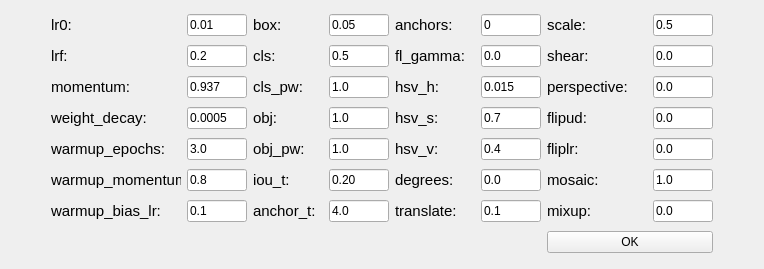
<?xml version="1.0" encoding="UTF-8"?>
<ui version="4.0">
 <class>Form</class>
 <widget class="QWidget" name="Form">
  <property name="geometry">
   <rect>
    <x>0</x>
    <y>0</y>
    <width>764</width>
    <height>269</height>
   </rect>
  </property>
  <property name="windowTitle">
   <string>Form</string>
  </property>
  <layout class="QHBoxLayout" name="horizontalLayout">
   <item>
    <layout class="QGridLayout" name="gridLayout">
     <item row="4" column="0">
      <layout class="QHBoxLayout" name="horizontalLayout_51">
       <item>
        <widget class="QLabel" name="label_51">
         <property name="minimumSize">
          <size>
           <width>130</width>
           <height>0</height>
          </size>
         </property>
         <property name="maximumSize">
          <size>
           <width>110</width>
           <height>16777215</height>
          </size>
         </property>
         <property name="font">
          <font>
           <pointsize>11</pointsize>
          </font>
         </property>
         <property name="text">
          <string>warmup_epochs:</string>
         </property>
        </widget>
       </item>
       <item>
        <widget class="QLineEdit" name="lineEdit_51">
         <property name="minimumSize">
          <size>
           <width>60</width>
           <height>0</height>
          </size>
         </property>
         <property name="maximumSize">
          <size>
           <width>60</width>
           <height>16777215</height>
          </size>
         </property>
         <property name="text">
          <string>3.0</string>
         </property>
        </widget>
       </item>
      </layout>
     </item>
     <item row="5" column="1">
      <layout class="QHBoxLayout" name="horizontalLayout_56">
       <item>
        <widget class="QLabel" name="label_56">
         <property name="minimumSize">
          <size>
           <width>70</width>
           <height>0</height>
          </size>
         </property>
         <property name="maximumSize">
          <size>
           <width>70</width>
           <height>16777215</height>
          </size>
         </property>
         <property name="font">
          <font>
           <pointsize>11</pointsize>
          </font>
         </property>
         <property name="text">
          <string>iou_t:</string>
         </property>
        </widget>
       </item>
       <item>
        <widget class="QLineEdit" name="lineEdit_56">
         <property name="minimumSize">
          <size>
           <width>60</width>
           <height>0</height>
          </size>
         </property>
         <property name="maximumSize">
          <size>
           <width>60</width>
           <height>16777215</height>
          </size>
         </property>
         <property name="text">
          <string>0.20</string>
         </property>
        </widget>
       </item>
      </layout>
     </item>
     <item row="3" column="0">
      <layout class="QHBoxLayout" name="horizontalLayout_50">
       <item>
        <widget class="QLabel" name="label_50">
         <property name="minimumSize">
          <size>
           <width>130</width>
           <height>0</height>
          </size>
         </property>
         <property name="maximumSize">
          <size>
           <width>110</width>
           <height>16777215</height>
          </size>
         </property>
         <property name="font">
          <font>
           <pointsize>11</pointsize>
          </font>
         </property>
         <property name="text">
          <string>weight_decay:</string>
         </property>
        </widget>
       </item>
       <item>
        <widget class="QLineEdit" name="lineEdit_50">
         <property name="minimumSize">
          <size>
           <width>60</width>
           <height>0</height>
          </size>
         </property>
         <property name="maximumSize">
          <size>
           <width>60</width>
           <height>16777215</height>
          </size>
         </property>
         <property name="text">
          <string>0.0005</string>
         </property>
        </widget>
       </item>
      </layout>
     </item>
     <item row="5" column="3">
      <layout class="QHBoxLayout" name="horizontalLayout_74">
       <item>
        <widget class="QLabel" name="label_74">
         <property name="minimumSize">
          <size>
           <width>100</width>
           <height>0</height>
          </size>
         </property>
         <property name="maximumSize">
          <size>
           <width>100</width>
           <height>16777215</height>
          </size>
         </property>
         <property name="font">
          <font>
           <pointsize>11</pointsize>
          </font>
         </property>
         <property name="text">
          <string>mosaic:</string>
         </property>
        </widget>
       </item>
       <item>
        <widget class="QLineEdit" name="lineEdit_74">
         <property name="minimumSize">
          <size>
           <width>60</width>
           <height>0</height>
          </size>
         </property>
         <property name="maximumSize">
          <size>
           <width>60</width>
           <height>16777215</height>
          </size>
         </property>
         <property name="text">
          <string>1.0</string>
         </property>
        </widget>
       </item>
      </layout>
     </item>
     <item row="2" column="2">
      <layout class="QHBoxLayout" name="horizontalLayout_64">
       <item>
        <widget class="QLabel" name="label_64">
         <property name="minimumSize">
          <size>
           <width>80</width>
           <height>0</height>
          </size>
         </property>
         <property name="maximumSize">
          <size>
           <width>80</width>
           <height>16777215</height>
          </size>
         </property>
         <property name="font">
          <font>
           <pointsize>11</pointsize>
          </font>
         </property>
         <property name="text">
          <string>hsv_h:</string>
         </property>
        </widget>
       </item>
       <item>
        <widget class="QLineEdit" name="lineEdit_64">
         <property name="minimumSize">
          <size>
           <width>60</width>
           <height>0</height>
          </size>
         </property>
         <property name="maximumSize">
          <size>
           <width>60</width>
           <height>16777215</height>
          </size>
         </property>
         <property name="text">
          <string>0.015</string>
         </property>
        </widget>
       </item>
      </layout>
     </item>
     <item row="5" column="2">
      <layout class="QHBoxLayout" name="horizontalLayout_67">
       <item>
        <widget class="QLabel" name="label_67">
         <property name="minimumSize">
          <size>
           <width>80</width>
           <height>0</height>
          </size>
         </property>
         <property name="maximumSize">
          <size>
           <width>80</width>
           <height>16777215</height>
          </size>
         </property>
         <property name="font">
          <font>
           <pointsize>11</pointsize>
          </font>
         </property>
         <property name="text">
          <string>degrees:</string>
         </property>
        </widget>
       </item>
       <item>
        <widget class="QLineEdit" name="lineEdit_67">
         <property name="minimumSize">
          <size>
           <width>60</width>
           <height>0</height>
          </size>
         </property>
         <property name="maximumSize">
          <size>
           <width>60</width>
           <height>16777215</height>
          </size>
         </property>
         <property name="text">
          <string>0.0</string>
         </property>
        </widget>
       </item>
      </layout>
     </item>
     <item row="2" column="1">
      <layout class="QHBoxLayout" name="horizontalLayout_60">
       <item>
        <widget class="QLabel" name="label_60">
         <property name="minimumSize">
          <size>
           <width>70</width>
           <height>0</height>
          </size>
         </property>
         <property name="maximumSize">
          <size>
           <width>70</width>
           <height>16777215</height>
          </size>
         </property>
         <property name="font">
          <font>
           <pointsize>11</pointsize>
          </font>
         </property>
         <property name="text">
          <string>cls_pw:</string>
         </property>
        </widget>
       </item>
       <item>
        <widget class="QLineEdit" name="lineEdit_60">
         <property name="minimumSize">
          <size>
           <width>60</width>
           <height>0</height>
          </size>
         </property>
         <property name="maximumSize">
          <size>
           <width>60</width>
           <height>16777215</height>
          </size>
         </property>
         <property name="text">
          <string>1.0</string>
         </property>
        </widget>
       </item>
      </layout>
     </item>
     <item row="1" column="2">
      <layout class="QHBoxLayout" name="horizontalLayout_66">
       <item>
        <widget class="QLabel" name="label_66">
         <property name="minimumSize">
          <size>
           <width>80</width>
           <height>0</height>
          </size>
         </property>
         <property name="maximumSize">
          <size>
           <width>80</width>
           <height>16777215</height>
          </size>
         </property>
         <property name="font">
          <font>
           <pointsize>11</pointsize>
          </font>
         </property>
         <property name="text">
          <string>fl_gamma:</string>
         </property>
        </widget>
       </item>
       <item>
        <widget class="QLineEdit" name="lineEdit_66">
         <property name="minimumSize">
          <size>
           <width>60</width>
           <height>0</height>
          </size>
         </property>
         <property name="maximumSize">
          <size>
           <width>60</width>
           <height>16777215</height>
          </size>
         </property>
         <property name="text">
          <string>0.0</string>
         </property>
        </widget>
       </item>
      </layout>
     </item>
     <item row="1" column="0">
      <layout class="QHBoxLayout" name="horizontalLayout_48">
       <item>
        <widget class="QLabel" name="label_48">
         <property name="minimumSize">
          <size>
           <width>130</width>
           <height>0</height>
          </size>
         </property>
         <property name="maximumSize">
          <size>
           <width>110</width>
           <height>16777215</height>
          </size>
         </property>
         <property name="font">
          <font>
           <pointsize>11</pointsize>
          </font>
         </property>
         <property name="toolTip">
          <string>&lt;html&gt;&lt;head/&gt;&lt;body&gt;&lt;p&gt;final OneCycleLR learning rate (lr0 * lrf)&lt;/p&gt;&lt;/body&gt;&lt;/html&gt;</string>
         </property>
         <property name="text">
          <string>lrf:</string>
         </property>
        </widget>
       </item>
       <item>
        <widget class="QLineEdit" name="lineEdit_48">
         <property name="minimumSize">
          <size>
           <width>60</width>
           <height>0</height>
          </size>
         </property>
         <property name="maximumSize">
          <size>
           <width>60</width>
           <height>16777215</height>
          </size>
         </property>
         <property name="text">
          <string>0.2</string>
         </property>
        </widget>
       </item>
      </layout>
     </item>
     <item row="6" column="3">
      <layout class="QHBoxLayout" name="horizontalLayout_75">
       <item>
        <widget class="QLabel" name="label_75">
         <property name="minimumSize">
          <size>
           <width>100</width>
           <height>0</height>
          </size>
         </property>
         <property name="maximumSize">
          <size>
           <width>100</width>
           <height>16777215</height>
          </size>
         </property>
         <property name="font">
          <font>
           <pointsize>11</pointsize>
          </font>
         </property>
         <property name="text">
          <string>mixup:</string>
         </property>
        </widget>
       </item>
       <item>
        <widget class="QLineEdit" name="lineEdit_75">
         <property name="minimumSize">
          <size>
           <width>60</width>
           <height>0</height>
          </size>
         </property>
         <property name="maximumSize">
          <size>
           <width>60</width>
           <height>16777215</height>
          </size>
         </property>
         <property name="text">
          <string>0.0</string>
         </property>
        </widget>
       </item>
      </layout>
     </item>
     <item row="6" column="1">
      <layout class="QHBoxLayout" name="horizontalLayout_54">
       <item>
        <widget class="QLabel" name="label_54">
         <property name="minimumSize">
          <size>
           <width>70</width>
           <height>0</height>
          </size>
         </property>
         <property name="maximumSize">
          <size>
           <width>70</width>
           <height>16777215</height>
          </size>
         </property>
         <property name="font">
          <font>
           <pointsize>11</pointsize>
          </font>
         </property>
         <property name="text">
          <string>anchor_t:</string>
         </property>
        </widget>
       </item>
       <item>
        <widget class="QLineEdit" name="lineEdit_54">
         <property name="minimumSize">
          <size>
           <width>60</width>
           <height>0</height>
          </size>
         </property>
         <property name="maximumSize">
          <size>
           <width>60</width>
           <height>16777215</height>
          </size>
         </property>
         <property name="text">
          <string>4.0</string>
         </property>
        </widget>
       </item>
      </layout>
     </item>
     <item row="4" column="2">
      <layout class="QHBoxLayout" name="horizontalLayout_62">
       <item>
        <widget class="QLabel" name="label_62">
         <property name="minimumSize">
          <size>
           <width>80</width>
           <height>0</height>
          </size>
         </property>
         <property name="maximumSize">
          <size>
           <width>80</width>
           <height>16777215</height>
          </size>
         </property>
         <property name="font">
          <font>
           <pointsize>11</pointsize>
          </font>
         </property>
         <property name="text">
          <string>hsv_v:</string>
         </property>
        </widget>
       </item>
       <item>
        <widget class="QLineEdit" name="lineEdit_62">
         <property name="minimumSize">
          <size>
           <width>60</width>
           <height>0</height>
          </size>
         </property>
         <property name="maximumSize">
          <size>
           <width>60</width>
           <height>16777215</height>
          </size>
         </property>
         <property name="text">
          <string>0.4</string>
         </property>
        </widget>
       </item>
      </layout>
     </item>
     <item row="4" column="3">
      <layout class="QHBoxLayout" name="horizontalLayout_69">
       <item>
        <widget class="QLabel" name="label_69">
         <property name="minimumSize">
          <size>
           <width>100</width>
           <height>0</height>
          </size>
         </property>
         <property name="maximumSize">
          <size>
           <width>100</width>
           <height>16777215</height>
          </size>
         </property>
         <property name="font">
          <font>
           <pointsize>11</pointsize>
          </font>
         </property>
         <property name="text">
          <string>fliplr:</string>
         </property>
        </widget>
       </item>
       <item>
        <widget class="QLineEdit" name="lineEdit_69">
         <property name="minimumSize">
          <size>
           <width>60</width>
           <height>0</height>
          </size>
         </property>
         <property name="maximumSize">
          <size>
           <width>60</width>
           <height>16777215</height>
          </size>
         </property>
         <property name="text">
          <string>0.0</string>
         </property>
        </widget>
       </item>
      </layout>
     </item>
     <item row="1" column="1">
      <layout class="QHBoxLayout" name="horizontalLayout_55">
       <item>
        <widget class="QLabel" name="label_55">
         <property name="minimumSize">
          <size>
           <width>70</width>
           <height>0</height>
          </size>
         </property>
         <property name="maximumSize">
          <size>
           <width>70</width>
           <height>16777215</height>
          </size>
         </property>
         <property name="font">
          <font>
           <pointsize>11</pointsize>
          </font>
         </property>
         <property name="text">
          <string>cls:</string>
         </property>
        </widget>
       </item>
       <item>
        <widget class="QLineEdit" name="lineEdit_55">
         <property name="minimumSize">
          <size>
           <width>60</width>
           <height>0</height>
          </size>
         </property>
         <property name="maximumSize">
          <size>
           <width>60</width>
           <height>16777215</height>
          </size>
         </property>
         <property name="text">
          <string>0.5</string>
         </property>
        </widget>
       </item>
      </layout>
     </item>
     <item row="2" column="3">
      <layout class="QHBoxLayout" name="horizontalLayout_71">
       <item>
        <widget class="QLabel" name="label_71">
         <property name="minimumSize">
          <size>
           <width>100</width>
           <height>0</height>
          </size>
         </property>
         <property name="maximumSize">
          <size>
           <width>100</width>
           <height>16777215</height>
          </size>
         </property>
         <property name="font">
          <font>
           <pointsize>11</pointsize>
          </font>
         </property>
         <property name="text">
          <string>perspective:</string>
         </property>
        </widget>
       </item>
       <item>
        <widget class="QLineEdit" name="lineEdit_71">
         <property name="minimumSize">
          <size>
           <width>60</width>
           <height>0</height>
          </size>
         </property>
         <property name="maximumSize">
          <size>
           <width>60</width>
           <height>16777215</height>
          </size>
         </property>
         <property name="text">
          <string>0.0</string>
         </property>
        </widget>
       </item>
      </layout>
     </item>
     <item row="2" column="0">
      <layout class="QHBoxLayout" name="horizontalLayout_49">
       <item>
        <widget class="QLabel" name="label_49">
         <property name="minimumSize">
          <size>
           <width>130</width>
           <height>0</height>
          </size>
         </property>
         <property name="maximumSize">
          <size>
           <width>110</width>
           <height>16777215</height>
          </size>
         </property>
         <property name="font">
          <font>
           <pointsize>11</pointsize>
          </font>
         </property>
         <property name="text">
          <string>momentum:</string>
         </property>
        </widget>
       </item>
       <item>
        <widget class="QLineEdit" name="lineEdit_49">
         <property name="minimumSize">
          <size>
           <width>60</width>
           <height>0</height>
          </size>
         </property>
         <property name="maximumSize">
          <size>
           <width>60</width>
           <height>16777215</height>
          </size>
         </property>
         <property name="text">
          <string>0.937</string>
         </property>
        </widget>
       </item>
      </layout>
     </item>
     <item row="0" column="2">
      <layout class="QHBoxLayout" name="horizontalLayout_63">
       <item>
        <widget class="QLabel" name="label_63">
         <property name="minimumSize">
          <size>
           <width>80</width>
           <height>0</height>
          </size>
         </property>
         <property name="maximumSize">
          <size>
           <width>80</width>
           <height>16777215</height>
          </size>
         </property>
         <property name="font">
          <font>
           <pointsize>11</pointsize>
          </font>
         </property>
         <property name="text">
          <string>anchors:</string>
         </property>
        </widget>
       </item>
       <item>
        <widget class="QLineEdit" name="lineEdit_63">
         <property name="minimumSize">
          <size>
           <width>60</width>
           <height>0</height>
          </size>
         </property>
         <property name="maximumSize">
          <size>
           <width>60</width>
           <height>16777215</height>
          </size>
         </property>
         <property name="text">
          <string>0</string>
         </property>
        </widget>
       </item>
      </layout>
     </item>
     <item row="0" column="1">
      <layout class="QHBoxLayout" name="horizontalLayout_58">
       <item>
        <widget class="QLabel" name="label_58">
         <property name="minimumSize">
          <size>
           <width>70</width>
           <height>0</height>
          </size>
         </property>
         <property name="maximumSize">
          <size>
           <width>70</width>
           <height>16777215</height>
          </size>
         </property>
         <property name="font">
          <font>
           <pointsize>11</pointsize>
          </font>
         </property>
         <property name="text">
          <string>box:</string>
         </property>
        </widget>
       </item>
       <item>
        <widget class="QLineEdit" name="lineEdit_58">
         <property name="minimumSize">
          <size>
           <width>60</width>
           <height>0</height>
          </size>
         </property>
         <property name="maximumSize">
          <size>
           <width>60</width>
           <height>16777215</height>
          </size>
         </property>
         <property name="text">
          <string>0.05</string>
         </property>
        </widget>
       </item>
      </layout>
     </item>
     <item row="6" column="0">
      <layout class="QHBoxLayout" name="horizontalLayout_53">
       <item>
        <widget class="QLabel" name="label_53">
         <property name="minimumSize">
          <size>
           <width>130</width>
           <height>0</height>
          </size>
         </property>
         <property name="maximumSize">
          <size>
           <width>110</width>
           <height>16777215</height>
          </size>
         </property>
         <property name="font">
          <font>
           <pointsize>11</pointsize>
          </font>
         </property>
         <property name="text">
          <string>warmup_bias_lr:</string>
         </property>
        </widget>
       </item>
       <item>
        <widget class="QLineEdit" name="lineEdit_53">
         <property name="minimumSize">
          <size>
           <width>60</width>
           <height>0</height>
          </size>
         </property>
         <property name="maximumSize">
          <size>
           <width>60</width>
           <height>16777215</height>
          </size>
         </property>
         <property name="text">
          <string>0.1</string>
         </property>
        </widget>
       </item>
      </layout>
     </item>
     <item row="7" column="3">
      <widget class="QPushButton" name="btn_ok">
       <property name="text">
        <string>OK</string>
       </property>
      </widget>
     </item>
     <item row="0" column="3">
      <layout class="QHBoxLayout" name="horizontalLayout_70">
       <item>
        <widget class="QLabel" name="label_70">
         <property name="minimumSize">
          <size>
           <width>100</width>
           <height>0</height>
          </size>
         </property>
         <property name="maximumSize">
          <size>
           <width>100</width>
           <height>16777215</height>
          </size>
         </property>
         <property name="font">
          <font>
           <pointsize>11</pointsize>
          </font>
         </property>
         <property name="text">
          <string>scale:</string>
         </property>
        </widget>
       </item>
       <item>
        <widget class="QLineEdit" name="lineEdit_70">
         <property name="minimumSize">
          <size>
           <width>60</width>
           <height>0</height>
          </size>
         </property>
         <property name="maximumSize">
          <size>
           <width>60</width>
           <height>16777215</height>
          </size>
         </property>
         <property name="text">
          <string>0.5</string>
         </property>
        </widget>
       </item>
      </layout>
     </item>
     <item row="6" column="2">
      <layout class="QHBoxLayout" name="horizontalLayout_65">
       <item>
        <widget class="QLabel" name="label_65">
         <property name="minimumSize">
          <size>
           <width>80</width>
           <height>0</height>
          </size>
         </property>
         <property name="maximumSize">
          <size>
           <width>80</width>
           <height>16777215</height>
          </size>
         </property>
         <property name="font">
          <font>
           <pointsize>11</pointsize>
          </font>
         </property>
         <property name="text">
          <string>translate:</string>
         </property>
        </widget>
       </item>
       <item>
        <widget class="QLineEdit" name="lineEdit_65">
         <property name="minimumSize">
          <size>
           <width>60</width>
           <height>0</height>
          </size>
         </property>
         <property name="maximumSize">
          <size>
           <width>60</width>
           <height>16777215</height>
          </size>
         </property>
         <property name="text">
          <string>0.1</string>
         </property>
        </widget>
       </item>
      </layout>
     </item>
     <item row="3" column="1">
      <layout class="QHBoxLayout" name="horizontalLayout_57">
       <item>
        <widget class="QLabel" name="label_57">
         <property name="minimumSize">
          <size>
           <width>70</width>
           <height>0</height>
          </size>
         </property>
         <property name="maximumSize">
          <size>
           <width>70</width>
           <height>16777215</height>
          </size>
         </property>
         <property name="font">
          <font>
           <pointsize>11</pointsize>
          </font>
         </property>
         <property name="text">
          <string>obj:</string>
         </property>
        </widget>
       </item>
       <item>
        <widget class="QLineEdit" name="lineEdit_57">
         <property name="minimumSize">
          <size>
           <width>60</width>
           <height>0</height>
          </size>
         </property>
         <property name="maximumSize">
          <size>
           <width>60</width>
           <height>16777215</height>
          </size>
         </property>
         <property name="text">
          <string>1.0</string>
         </property>
        </widget>
       </item>
      </layout>
     </item>
     <item row="1" column="3">
      <layout class="QHBoxLayout" name="horizontalLayout_73">
       <item>
        <widget class="QLabel" name="label_73">
         <property name="minimumSize">
          <size>
           <width>100</width>
           <height>0</height>
          </size>
         </property>
         <property name="maximumSize">
          <size>
           <width>100</width>
           <height>16777215</height>
          </size>
         </property>
         <property name="font">
          <font>
           <pointsize>11</pointsize>
          </font>
         </property>
         <property name="text">
          <string>shear:</string>
         </property>
        </widget>
       </item>
       <item>
        <widget class="QLineEdit" name="lineEdit_73">
         <property name="minimumSize">
          <size>
           <width>60</width>
           <height>0</height>
          </size>
         </property>
         <property name="maximumSize">
          <size>
           <width>60</width>
           <height>16777215</height>
          </size>
         </property>
         <property name="text">
          <string>0.0</string>
         </property>
        </widget>
       </item>
      </layout>
     </item>
     <item row="0" column="0">
      <layout class="QHBoxLayout" name="horizontalLayout_47">
       <item>
        <widget class="QLabel" name="label_47">
         <property name="minimumSize">
          <size>
           <width>130</width>
           <height>0</height>
          </size>
         </property>
         <property name="maximumSize">
          <size>
           <width>110</width>
           <height>16777215</height>
          </size>
         </property>
         <property name="font">
          <font>
           <pointsize>11</pointsize>
          </font>
         </property>
         <property name="toolTip">
          <string>&lt;html&gt;&lt;head/&gt;&lt;body&gt;&lt;p&gt;initial learning rate (SGD=1E-2, Adam=1E-3)&lt;/p&gt;&lt;/body&gt;&lt;/html&gt;</string>
         </property>
         <property name="text">
          <string>lr0:</string>
         </property>
        </widget>
       </item>
       <item>
        <widget class="QLineEdit" name="lineEdit_47">
         <property name="minimumSize">
          <size>
           <width>60</width>
           <height>0</height>
          </size>
         </property>
         <property name="maximumSize">
          <size>
           <width>60</width>
           <height>16777215</height>
          </size>
         </property>
         <property name="text">
          <string>0.01</string>
         </property>
        </widget>
       </item>
      </layout>
     </item>
     <item row="5" column="0">
      <layout class="QHBoxLayout" name="horizontalLayout_52">
       <item>
        <widget class="QLabel" name="label_52">
         <property name="minimumSize">
          <size>
           <width>130</width>
           <height>0</height>
          </size>
         </property>
         <property name="maximumSize">
          <size>
           <width>130</width>
           <height>16777215</height>
          </size>
         </property>
         <property name="font">
          <font>
           <pointsize>11</pointsize>
          </font>
         </property>
         <property name="text">
          <string>warmup_momentum:</string>
         </property>
        </widget>
       </item>
       <item>
        <widget class="QLineEdit" name="lineEdit_52">
         <property name="minimumSize">
          <size>
           <width>60</width>
           <height>0</height>
          </size>
         </property>
         <property name="maximumSize">
          <size>
           <width>60</width>
           <height>16777215</height>
          </size>
         </property>
         <property name="text">
          <string>0.8</string>
         </property>
        </widget>
       </item>
      </layout>
     </item>
     <item row="3" column="2">
      <layout class="QHBoxLayout" name="horizontalLayout_61">
       <item>
        <widget class="QLabel" name="label_61">
         <property name="minimumSize">
          <size>
           <width>80</width>
           <height>0</height>
          </size>
         </property>
         <property name="maximumSize">
          <size>
           <width>80</width>
           <height>16777215</height>
          </size>
         </property>
         <property name="font">
          <font>
           <pointsize>11</pointsize>
          </font>
         </property>
         <property name="text">
          <string>hsv_s:</string>
         </property>
        </widget>
       </item>
       <item>
        <widget class="QLineEdit" name="lineEdit_61">
         <property name="minimumSize">
          <size>
           <width>60</width>
           <height>0</height>
          </size>
         </property>
         <property name="maximumSize">
          <size>
           <width>60</width>
           <height>16777215</height>
          </size>
         </property>
         <property name="text">
          <string>0.7</string>
         </property>
        </widget>
       </item>
      </layout>
     </item>
     <item row="3" column="3">
      <layout class="QHBoxLayout" name="horizontalLayout_68">
       <item>
        <widget class="QLabel" name="label_68">
         <property name="minimumSize">
          <size>
           <width>100</width>
           <height>0</height>
          </size>
         </property>
         <property name="maximumSize">
          <size>
           <width>100</width>
           <height>16777215</height>
          </size>
         </property>
         <property name="font">
          <font>
           <pointsize>11</pointsize>
          </font>
         </property>
         <property name="text">
          <string>flipud:</string>
         </property>
        </widget>
       </item>
       <item>
        <widget class="QLineEdit" name="lineEdit_68">
         <property name="minimumSize">
          <size>
           <width>60</width>
           <height>0</height>
          </size>
         </property>
         <property name="maximumSize">
          <size>
           <width>60</width>
           <height>16777215</height>
          </size>
         </property>
         <property name="text">
          <string>0.0</string>
         </property>
        </widget>
       </item>
      </layout>
     </item>
     <item row="4" column="1">
      <layout class="QHBoxLayout" name="horizontalLayout_59">
       <item>
        <widget class="QLabel" name="label_59">
         <property name="minimumSize">
          <size>
           <width>70</width>
           <height>0</height>
          </size>
         </property>
         <property name="maximumSize">
          <size>
           <width>70</width>
           <height>16777215</height>
          </size>
         </property>
         <property name="font">
          <font>
           <pointsize>11</pointsize>
          </font>
         </property>
         <property name="text">
          <string>obj_pw:</string>
         </property>
        </widget>
       </item>
       <item>
        <widget class="QLineEdit" name="lineEdit_59">
         <property name="minimumSize">
          <size>
           <width>60</width>
           <height>0</height>
          </size>
         </property>
         <property name="maximumSize">
          <size>
           <width>60</width>
           <height>16777215</height>
          </size>
         </property>
         <property name="text">
          <string>1.0</string>
         </property>
        </widget>
       </item>
      </layout>
     </item>
    </layout>
   </item>
  </layout>
 </widget>
 <resources/>
 <connections/>
</ui>
